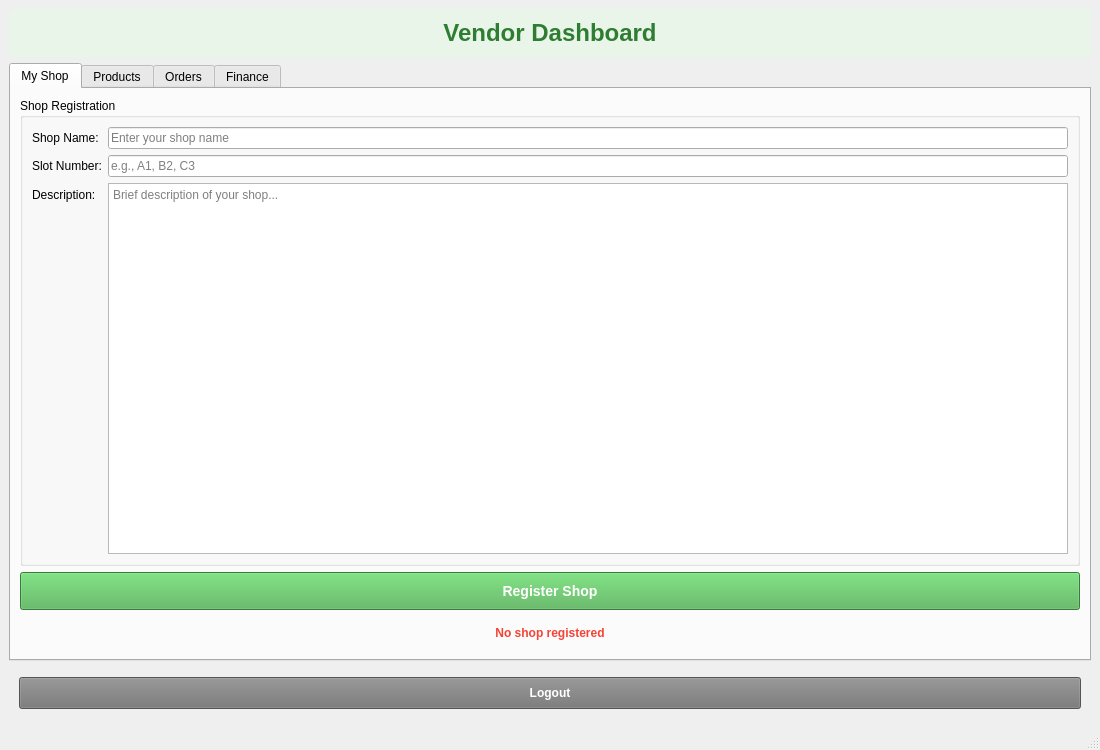
<?xml version="1.0" encoding="UTF-8"?>
<ui version="4.0">
 <class>vendorwindow</class>
 <widget class="QMainWindow" name="vendorwindow">
  <property name="geometry">
   <rect>
    <x>0</x>
    <y>0</y>
    <width>1100</width>
    <height>750</height>
   </rect>
  </property>
  <property name="windowTitle">
   <string>CEG SQUARE - Vendor Portal</string>
  </property>
  <widget class="QWidget" name="centralwidget">
   <layout class="QVBoxLayout" name="verticalLayout">
    <item>
     <widget class="QLabel" name="headerLabel">
      <property name="font">
       <font>
        <pointsize>18</pointsize>
        <bold>true</bold>
       </font>
      </property>
      <property name="styleSheet">
       <string notr="true">color: #2E7D32; padding: 10px; background-color: #E8F5E8; border-radius: 5px;</string>
      </property>
      <property name="text">
       <string>Vendor Dashboard</string>
      </property>
      <property name="alignment">
       <set>Qt::AlignCenter</set>
      </property>
     </widget>
    </item>
    <item>
     <widget class="QTabWidget" name="tabWidget">
      <property name="currentIndex">
       <number>0</number>
      </property>
      <widget class="QWidget" name="shopTab">
       <attribute name="title">
        <string>My Shop</string>
       </attribute>
       <layout class="QVBoxLayout" name="verticalLayout_2">
        <item>
         <widget class="QGroupBox" name="shopGroupBox">
          <property name="title">
           <string>Shop Registration</string>
          </property>
          <layout class="QFormLayout" name="formLayout">
           <item row="0" column="0">
            <widget class="QLabel" name="shopNameLabel">
             <property name="text">
              <string>Shop Name:</string>
             </property>
            </widget>
           </item>
           <item row="0" column="1">
            <widget class="QLineEdit" name="shopNameEdit">
             <property name="placeholderText">
              <string>Enter your shop name</string>
             </property>
            </widget>
           </item>
           <item row="1" column="0">
            <widget class="QLabel" name="slotLabel">
             <property name="text">
              <string>Slot Number:</string>
             </property>
            </widget>
           </item>
           <item row="1" column="1">
            <widget class="QLineEdit" name="slotEdit">
             <property name="placeholderText">
              <string>e.g., A1, B2, C3</string>
             </property>
            </widget>
           </item>
           <item row="2" column="0">
            <widget class="QLabel" name="descriptionLabel">
             <property name="text">
              <string>Description:</string>
             </property>
            </widget>
           </item>
           <item row="2" column="1">
            <widget class="QTextEdit" name="descriptionEdit">
             <property name="placeholderText">
              <string>Brief description of your shop...</string>
             </property>
            </widget>
           </item>
          </layout>
         </widget>
        </item>
        <item>
         <widget class="QPushButton" name="registerShopButton">
          <property name="styleSheet">
           <string notr="true">background-color: #4CAF50; color: white; font-weight: bold; padding: 10px; font-size: 14px;</string>
          </property>
          <property name="text">
           <string>Register Shop</string>
          </property>
         </widget>
        </item>
        <item>
         <widget class="QLabel" name="shopStatusLabel">
          <property name="styleSheet">
           <string notr="true">color: #f44336; font-weight: bold; padding: 10px;</string>
          </property>
          <property name="text">
           <string>No shop registered</string>
          </property>
          <property name="alignment">
           <set>Qt::AlignCenter</set>
          </property>
         </widget>
        </item>
       </layout>
      </widget>
      <widget class="QWidget" name="productsTab">
       <attribute name="title">
        <string>Products</string>
       </attribute>
       <layout class="QVBoxLayout" name="verticalLayout_3">
        <item>
         <widget class="QGroupBox" name="addProductGroupBox">
          <property name="title">
           <string>Add New Product</string>
          </property>
          <layout class="QHBoxLayout" name="horizontalLayout_2">
           <item>
            <widget class="QLineEdit" name="productNameEdit">
             <property name="placeholderText">
              <string>Product Name</string>
             </property>
            </widget>
           </item>
           <item>
            <widget class="QLineEdit" name="priceEdit">
             <property name="placeholderText">
              <string>Price (₹)</string>
             </property>
            </widget>
           </item>
           <item>
            <widget class="QLineEdit" name="categoryEdit">
             <property name="placeholderText">
              <string>Category</string>
             </property>
            </widget>
           </item>
           <item>
            <widget class="QPushButton" name="addProductButton">
             <property name="styleSheet">
              <string notr="true">background-color: #2196F3; color: white; padding: 8px;</string>
             </property>
             <property name="text">
              <string>Add Product</string>
             </property>
            </widget>
           </item>
          </layout>
         </widget>
        </item>
        <item>
         <widget class="QTableWidget" name="productsTable">
          <property name="columnCount">
           <number>5</number>
          </property>
          <column>
           <property name="text">
            <string>Product Name</string>
           </property>
          </column>
          <column>
           <property name="text">
            <string>Price (₹)</string>
           </property>
          </column>
          <column>
           <property name="text">
            <string>Category</string>
           </property>
          </column>
          <column>
           <property name="text">
            <string>Status</string>
           </property>
          </column>
          <column>
           <property name="text">
            <string>Actions</string>
           </property>
          </column>
         </widget>
        </item>
       </layout>
      </widget>
      <widget class="QWidget" name="ordersTab">
       <attribute name="title">
        <string>Orders</string>
       </attribute>
       <layout class="QVBoxLayout" name="verticalLayout_4">
        <item>
         <layout class="QHBoxLayout" name="statsLayout">
          <item>
           <widget class="QLabel" name="pendingOrdersLabel">
            <property name="styleSheet">
             <string notr="true">background-color: #FFF3CD; color: #856404; padding: 8px; border-radius: 4px; font-weight: bold;</string>
            </property>
            <property name="text">
             <string>Pending: 0</string>
            </property>
           </widget>
          </item>
          <item>
           <widget class="QLabel" name="preparingOrdersLabel">
            <property name="styleSheet">
             <string notr="true">background-color: #CCE5FF; color: #004085; padding: 8px; border-radius: 4px; font-weight: bold;</string>
            </property>
            <property name="text">
             <string>Preparing: 0</string>
            </property>
           </widget>
          </item>
          <item>
           <widget class="QLabel" name="readyOrdersLabel">
            <property name="styleSheet">
             <string notr="true">background-color: #D4EDDA; color: #155724; padding: 8px; border-radius: 4px; font-weight: bold;</string>
            </property>
            <property name="text">
             <string>Ready: 0</string>
            </property>
           </widget>
          </item>
         </layout>
        </item>
        <item>
         <widget class="QTableWidget" name="ordersTable">
          <property name="columnCount">
           <number>7</number>
          </property>
          <column>
           <property name="text">
            <string>Order ID</string>
           </property>
          </column>
          <column>
           <property name="text">
            <string>Customer</string>
           </property>
          </column>
          <column>
           <property name="text">
            <string>Items</string>
           </property>
          </column>
          <column>
           <property name="text">
            <string>Total (₹)</string>
           </property>
          </column>
          <column>
           <property name="text">
            <string>Status</string>
           </property>
          </column>
          <column>
           <property name="text">
            <string>Order Time</string>
           </property>
          </column>
          <column>
           <property name="text">
            <string>Actions</string>
           </property>
          </column>
         </widget>
        </item>
       </layout>
      </widget>
      <widget class="QWidget" name="financeTab">
       <attribute name="title">
        <string>Finance</string>
       </attribute>
       <layout class="QVBoxLayout" name="verticalLayout_5">
        <item>
         <widget class="QGroupBox" name="overviewGroupBox">
          <property name="title">
           <string>Financial Overview</string>
          </property>
          <layout class="QGridLayout" name="gridLayout">
           <item row="0" column="0">
            <widget class="QLabel" name="totalRevenueLabel">
             <property name="styleSheet">
              <string notr="true">font-size: 14px; font-weight: bold; color: #2E7D32;</string>
             </property>
             <property name="text">
              <string>Total Revenue: ₹0.00</string>
             </property>
            </widget>
           </item>
           <item row="0" column="1">
            <widget class="QLabel" name="todayRevenueLabel">
             <property name="styleSheet">
              <string notr="true">font-size: 14px; font-weight: bold; color: #1976D2;</string>
             </property>
             <property name="text">
              <string>Today's Revenue: ₹0.00</string>
             </property>
            </widget>
           </item>
           <item row="1" column="0">
            <widget class="QLabel" name="totalOrdersLabel">
             <property name="text">
              <string>Total Orders: 0</string>
             </property>
            </widget>
           </item>
           <item row="1" column="1">
            <widget class="QLabel" name="completedOrdersLabel">
             <property name="text">
              <string>Completed Orders: 0</string>
             </property>
            </widget>
           </item>
          </layout>
         </widget>
        </item>
        <item>
         <widget class="QLabel" name="paymentHistoryLabel">
          <property name="font">
           <font>
            <pointsize>12</pointsize>
            <bold>true</bold>
           </font>
          </property>
          <property name="text">
           <string>Payment History</string>
          </property>
         </widget>
        </item>
        <item>
         <widget class="QTableWidget" name="paymentHistoryTable">
          <property name="columnCount">
           <number>4</number>
          </property>
          <column>
           <property name="text">
            <string>Date</string>
           </property>
          </column>
          <column>
           <property name="text">
            <string>Order ID</string>
           </property>
          </column>
          <column>
           <property name="text">
            <string>Amount (₹)</string>
           </property>
          </column>
          <column>
           <property name="text">
            <string>Status</string>
           </property>
          </column>
         </widget>
        </item>
       </layout>
      </widget>
     </widget>
    </item>
    <item>
     <widget class="QPushButton" name="logoutButton">
      <property name="styleSheet">
       <string notr="true">background-color: #757575; color: white; padding: 8px; margin: 10px; font-weight: bold;</string>
      </property>
      <property name="text">
       <string>Logout</string>
      </property>
     </widget>
    </item>
   </layout>
  </widget>
  <widget class="QStatusBar" name="statusbar"/>
 </widget>
 <resources/>
 <connections/>
</ui>
